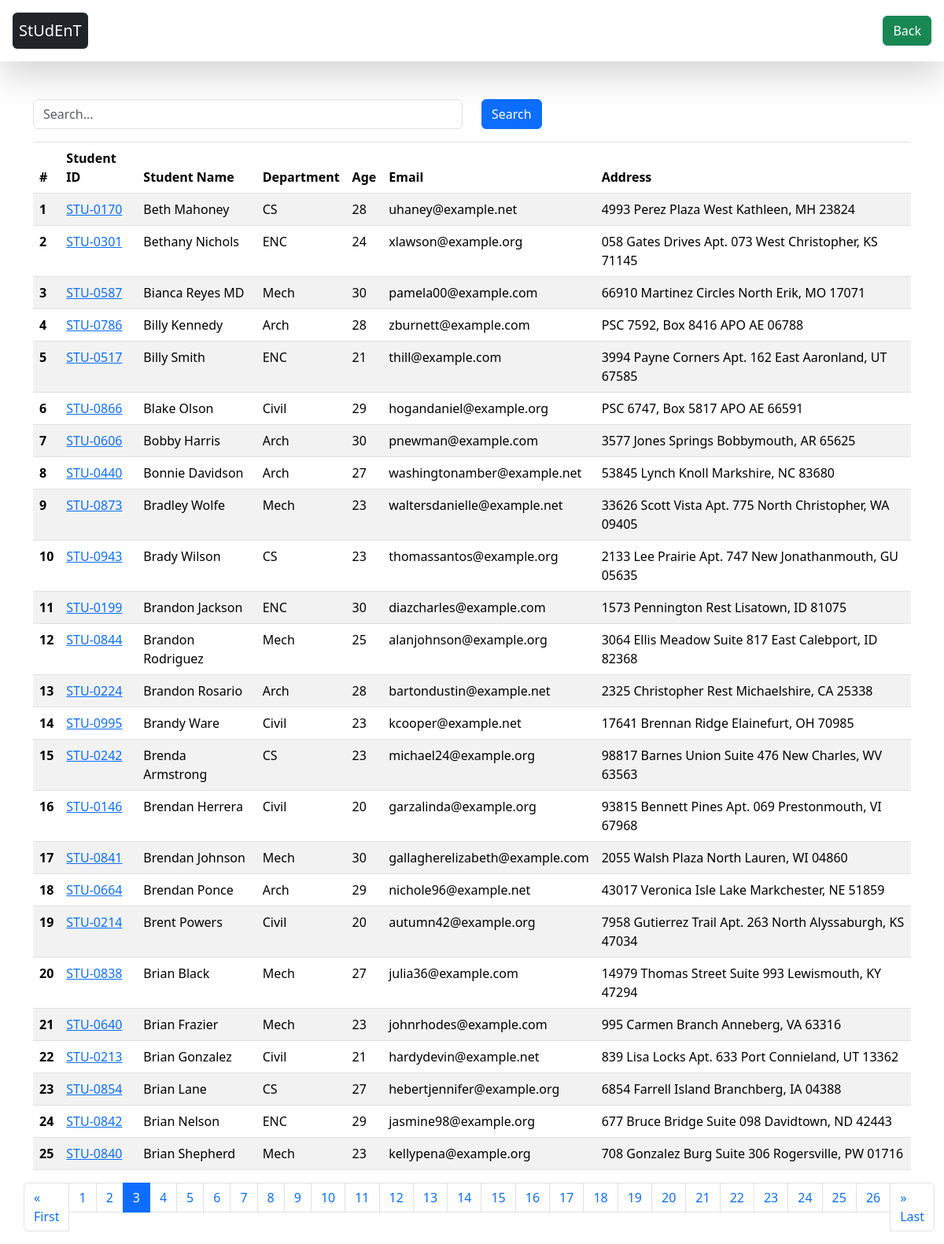
/?page=3, run on the app's committed database.
### database/models.py (models this page shows, shortened)
class Student (models.Model):
        department = models.ForeignKey( Department , related_name="depart", on_delete=models.CASCADE)
        student_id = models.OneToOneField(StudentID , related_name="studentid", on_delete=models.CASCADE)
        student_name = models.CharField(max_length= 100)
        student_email = models.EmailField(unique=True)
        student_age= models.IntegerField(default=18)
        student_address = models.TextField()
        class Meta:
            ordering= ['student_name']
            verbose_name='student'

class StudentID (models.Model):
    student_id  = models.CharField(max_length=100)
    def __str__(self) -> str:
        return self.student_id

class Department( models.Model) :
    department =models.CharField(max_length=100)
    def __str__(self) -> str:
        return self.department
    class Meta :
          ordering =['department']

### home/views.py (the view, shortened to what this page needs)
# urls.py: path('',  get_student , name = 'Home'),
def get_student(request ):
     student = Student.objects.all()
     paginator = Paginator(student, 25)  # Show 25 contacts per page.
     page_number = request.GET.get("page",1)
     page_obj = paginator.get_page(page_number)
     context = {'students': page_obj}
     return render(request, 'student.html',context)

### home/templates/student.html
{% extends "base.html" %}
{% block start %}
<div class="container mt-5">
<form>
    <div class="row mb-3">
        <div class="col-md-6">
            <input type="text" class="form-control"  name ='search' id="search" placeholder="Search...">
        </div>
        <div class="col-md-2">
            <button class="btn btn-primary" id="search">Search</button>
        </div>
    </div>
</form>
    <table class="table table-striped table-bordered">
        <thead class="thead-dark">
            <tr>
                <th scope="col">#</th>
                <th scope="col">Student ID</th>
                <th scope="col">Student Name</th>
                <th scope="col">Department</th>
                <th scope="col">Age</th>
                <th scope="col">Email</th>
                <th scope="col">Address</th>
            </tr>
        </thead>
        <tbody>
            {% for student in students %}
            <tr>
                <th scope="row">{{ forloop.counter }}</th>
                <td> <a href="{% url 'see_report' student.student_id  %}">
                {{ student.student_id }}</a>
            </td>
                <td>{{ student.student_name }}</td>
                <td>{{ student.department }}</td>
                <td>{{ student.student_age }}</td>
                <td>{{ student.student_email }}</td>
                <td>{{ student.student_address }}</td>
            </tr>
            {% endfor %}
        </tbody>
    </table>
</div>
<div style="width: 95%; margin:0 auto;">
    <nav aria-label="...">
        <ul class="pagination">
            <li class="page-item {% if not students.has_previous %}disabled{% endif %}">
                <a class="page-link" {% if students.has_previous %}href="?page=1"{% endif %}>&laquo; First</a>
            </li>
            {% for num in students.paginator.page_range %}
            <li class="page-item {% if students.number == num %}active{% endif %}">
                <a class="page-link" href="?page={{ num }}">{{ num }}</a>
            </li>
            {% endfor %}
            <li class="page-item {% if not students.has_next %}disabled{% endif %}">
                <a class="page-link" {% if students.has_next %}href="?page={{ students.paginator.num_pages }}"{% endif %}>&raquo; Last</a>
            </li>
        </ul>
    </nav>
</div>
{% endblock %}

### home/templates/base.html (style rules this page uses)
table ,th,td { border: 10px rgb(12, 12, 12); }

### data on the page
Student: student_id "STU-0170", student_name "Beth Mahoney", department "CS", student_age "28", student_email "uhaney@example.net", student_address "4993 Perez Plaza West Kathleen, MH 23824"
Student: student_id "STU-0301", student_name "Bethany Nichols", department "ENC", student_age "24", student_email "xlawson@example.org", student_address "058 Gates Drives Apt. 073 West Christopher, KS 71145"
Student: student_id "STU-0587", student_name "Bianca Reyes MD", department "Mech", student_age "30", student_email "pamela00@example.com", student_address "66910 Martinez Circles North Erik, MO 17071"
Student: student_id "STU-0786", student_name "Billy Kennedy", department "Arch", student_age "28", student_email "zburnett@example.com", student_address "PSC 7592, Box 8416 APO AE 06788"
Student: student_id "STU-0517", student_name "Billy Smith", department "ENC", student_age "21", student_email "thill@example.com", student_address "3994 Payne Corners Apt. 162 East Aaronland, UT 67585"
Student: student_id "STU-0866", student_name "Blake Olson", department "Civil", student_age "29", student_email "hogandaniel@example.org", student_address "PSC 6747, Box 5817 APO AE 66591"
Student: student_id "STU-0606", student_name "Bobby Harris", department "Arch", student_age "30", student_email "pnewman@example.com", student_address "3577 Jones Springs Bobbymouth, AR 65625"
Student: student_id "STU-0440", student_name "Bonnie Davidson", department "Arch", student_age "27", student_email "washingtonamber@example.net", student_address "53845 Lynch Knoll Markshire, NC 83680"
Student: student_id "STU-0873", student_name "Bradley Wolfe", department "Mech", student_age "23", student_email "waltersdanielle@example.net", student_address "33626 Scott Vista Apt. 775 North Christopher, WA 09405"
Student: student_id "STU-0943", student_name "Brady Wilson", department "CS", student_age "23", student_email "thomassantos@example.org", student_address "2133 Lee Prairie Apt. 747 New Jonathanmouth, GU 05635"
Student: student_id "STU-0199", student_name "Brandon Jackson", department "ENC", student_age "30", student_email "diazcharles@example.com", student_address "1573 Pennington Rest Lisatown, ID 81075"
Student: student_id "STU-0844", student_name "Brandon Rodriguez", department "Mech", student_age "25", student_email "alanjohnson@example.org", student_address "3064 Ellis Meadow Suite 817 East Calebport, ID 82368"
Student: student_id "STU-0224", student_name "Brandon Rosario", department "Arch", student_age "28", student_email "bartondustin@example.net", student_address "2325 Christopher Rest Michaelshire, CA 25338"
Student: student_id "STU-0995", student_name "Brandy Ware", department "Civil", student_age "23", student_email "kcooper@example.net", student_address "17641 Brennan Ridge Elainefurt, OH 70985"
Student: student_id "STU-0242", student_name "Brenda Armstrong", department "CS", student_age "23", student_email "michael24@example.org", student_address "98817 Barnes Union Suite 476 New Charles, WV 63563"
Student: student_id "STU-0146", student_name "Brendan Herrera", department "Civil", student_age "20", student_email "garzalinda@example.org", student_address "93815 Bennett Pines Apt. 069 Prestonmouth, VI 67968"
Student: student_id "STU-0841", student_name "Brendan Johnson", department "Mech", student_age "30", student_email "gallagherelizabeth@example.com", student_address "2055 Walsh Plaza North Lauren, WI 04860"
Student: student_id "STU-0664", student_name "Brendan Ponce", department "Arch", student_age "29", student_email "nichole96@example.net", student_address "43017 Veronica Isle Lake Markchester, NE 51859"
Student: student_id "STU-0214", student_name "Brent Powers", department "Civil", student_age "20", student_email "autumn42@example.org", student_address "7958 Gutierrez Trail Apt. 263 North Alyssaburgh, KS 47034"
Student: student_id "STU-0838", student_name "Brian Black", department "Mech", student_age "27", student_email "julia36@example.com", student_address "14979 Thomas Street Suite 993 Lewismouth, KY 47294"
Student: student_id "STU-0640", student_name "Brian Frazier", department "Mech", student_age "23", student_email "johnrhodes@example.com", student_address "995 Carmen Branch Anneberg, VA 63316"
Student: student_id "STU-0213", student_name "Brian Gonzalez", department "Civil", student_age "21", student_email "hardydevin@example.net", student_address "839 Lisa Locks Apt. 633 Port Connieland, UT 13362"
Student: student_id "STU-0854", student_name "Brian Lane", department "CS", student_age "27", student_email "hebertjennifer@example.org", student_address "6854 Farrell Island Branchberg, IA 04388"
Student: student_id "STU-0842", student_name "Brian Nelson", department "ENC", student_age "29", student_email "jasmine98@example.org", student_address "677 Bruce Bridge Suite 098 Davidtown, ND 42443"
Student: student_id "STU-0840", student_name "Brian Shepherd", department "Mech", student_age "23", student_email "kellypena@example.org", student_address "708 Gonzalez Burg Suite 306 Rogersville, PW 01716"

### other printed values
{{ num }} "1" "2" "3" "4" "5" "6" "7" "8" "9" "10" "11" "12" "13" "14" "15" "16" "17" "18" "19" "20" "21" "22" "23" "24" "25" "26"
